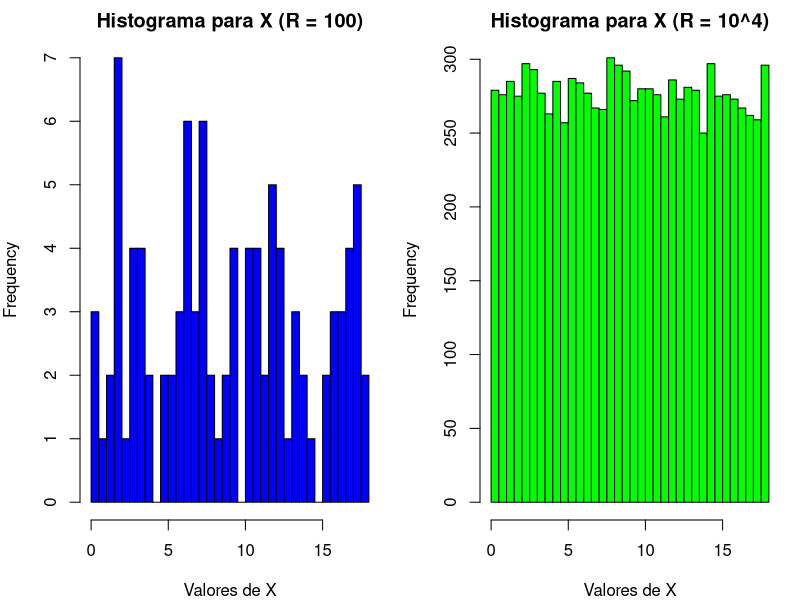
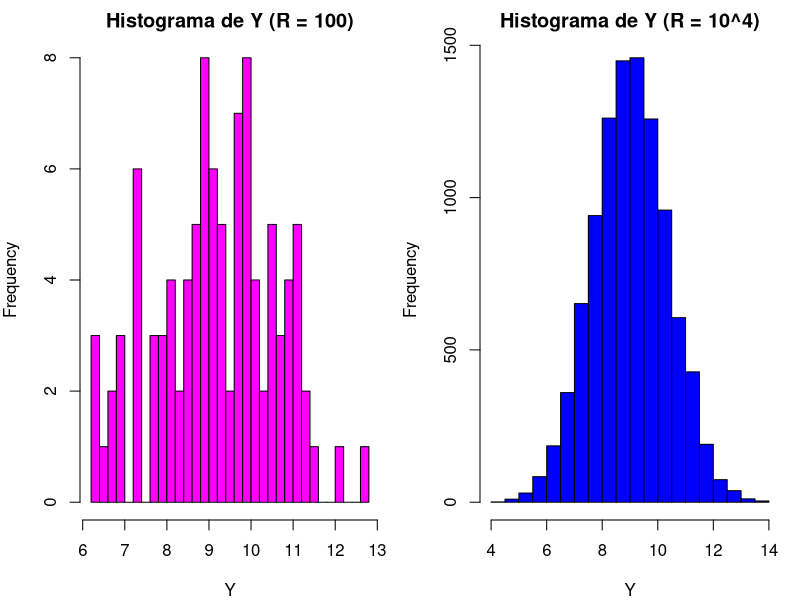
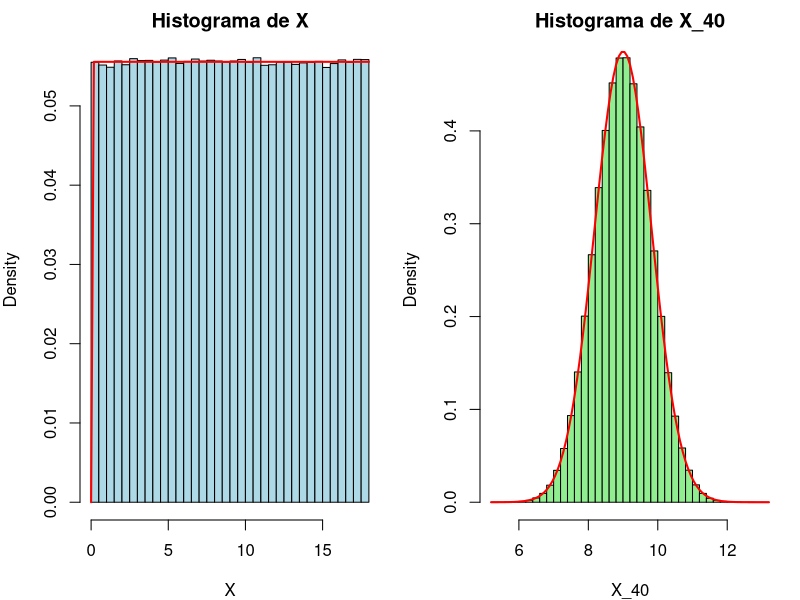
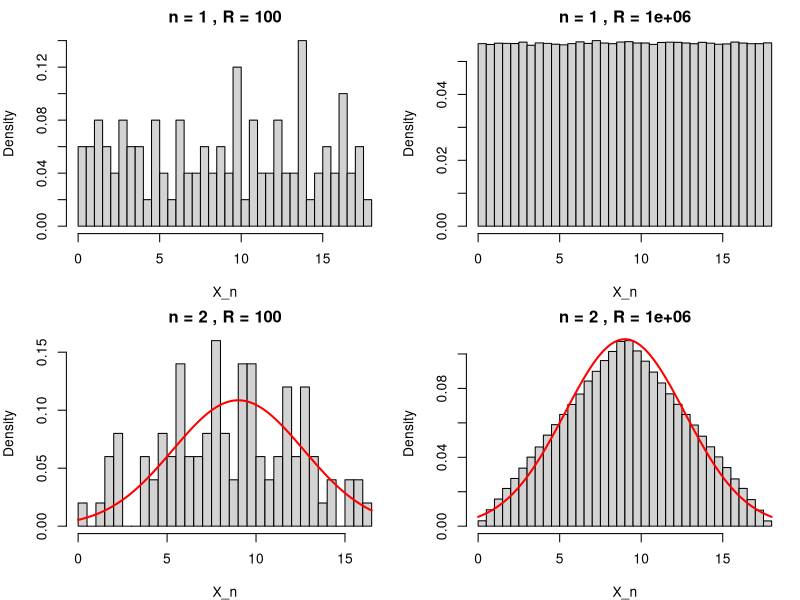
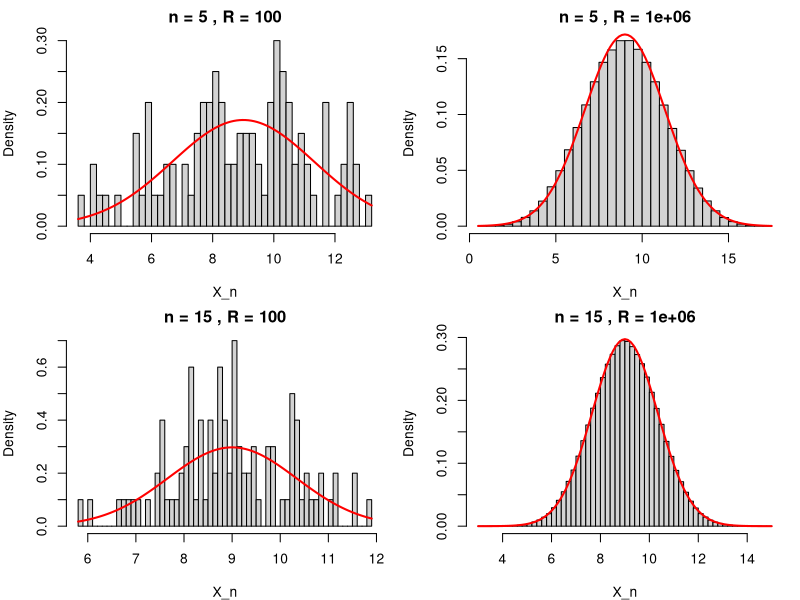

The R script that drew these images, in order:
## ---- chunk 1
set.seed(6803)

# 1.a Generar la función X_dist(R)
X_dist <- function(R) {
  runif(R, min = 0, max = 18)
}
## ---- chunk 2
R_values <- c(2, 30, 100, 10^4)
resultados <- data.frame(R = integer(), Media = numeric(), Varianza = numeric())

for (R in R_values) {
  muestras <- X_dist(R)
  media_muestral <- mean(muestras)
  varianza_muestral <- var(muestras)
  resultados <- rbind(resultados, data.frame(R = R, Media = media_muestral, Varianza = varianza_muestral))
}

print(resultados)
## ---- chunk 3
a <- 0
b <- 18
E_X <- (a + b) / 2
V_X <- (b - a)^2 / 12

print(paste("Esperanza E(X):", E_X))
print(paste("Varianza V(X):", V_X))
## ---- chunk 4
par(mfrow = c(1, 2))  # Configurar la ventana gráfica para dos gráficos lado a lado
par(mar = c(4, 4, 2, 1))  # Ajustar los márgenes del gráfico

# Histograma para R = 100
hist(X_dist(100), breaks = 30, main = "Histograma para X (R = 100)", xlab = "Valores de X", col = "blue")

# Histograma para R = 10^4
hist(X_dist(10^4), breaks = 30, main = "Histograma para X (R = 10^4)", xlab = "Valores de X", col = "green")
## ---- chunk 5
Y_dist <- function(R) {
  realizaciones <- replicate(R, mean(runif(15, min = 0, max = 18)))
  return(realizaciones)
}
## ---- chunk 6
resultados_Y <- data.frame(R = integer(), Media = numeric(), Varianza = numeric())

for (R in R_values) {
  muestras_Y <- Y_dist(R)
  media_muestral_Y <- mean(muestras_Y)
  varianza_muestral_Y <- var(muestras_Y)
  resultados_Y <- rbind(resultados_Y, data.frame(R = R, Media = media_muestral_Y, Varianza = varianza_muestral_Y))
}

print(resultados_Y)
## ---- chunk 7
E_Y <- E_X  # E(Y) = E(X)
V_Y <- V_X / 15  # V(Y) = V(X) / 15

print(paste("Esperanza E(Y):", E_Y))
print(paste("Varianza V(Y):", V_Y))
## ---- chunk 8
par(mfrow = c(1, 2))  # Configurar la ventana gráfica para dos gráficos lado a lado
par(mar = c(4, 4, 2, 1))  # Ajustar los márgenes del gráfico

# Histograma para R = 100
hist(Y_dist(100), breaks = 30, main = "Histograma de Y (R = 100)", xlab = "Y", col = "magenta")

# Histograma para R = 10^4
hist(Y_dist(10^4), breaks = 30, main = "Histograma de Y (R = 10^4)", xlab = "Y", col = "blue")
## ---- chunk 9
R <- 10^6
n <- 40

X <- runif(R, min = 0, max = 18)
X_40 <- replicate(R, mean(runif(n, min = 0, max = 18)))

par(mfrow = c(1, 2))
par(mar = c(4, 4, 2, 1))  # Ajustar los márgenes del gráfico

# Histograma para X
hist(X, breaks = 50, probability = TRUE, main = "Histograma de X", xlab = "X", col = "lightblue")
curve(dunif(x, min = 0, max = 18), col = "red", lwd = 2, add = TRUE)

# Histograma para X_40
hist(X_40, breaks = 50, probability = TRUE, main = "Histograma de X_40", xlab = "X_40", col = "lightgreen")
mu <- 9  # Esperanza de X
sigma <- sqrt((18 - 0)^2 / 12) / sqrt(n)  
curve(dnorm(x, mean = mu, sd = sigma), col = "red", lwd = 2, add = TRUE)
## ---- chunk 10
n_values <- c(1, 2, 5, 15)
R_values <- c(10^2, 10^6)

par(mfrow = c(2, 2))  # Reducir a 4 gráficos por página para dar más espacio a cada uno
par(mar = c(4, 4, 2, 1))  # Ajustar los márgenes del gráfico

for (n in n_values) {
  for (R in R_values) {
    X_n <- replicate(R

, mean(runif(n, min = 0, max = 18)))
    hist(X_n, breaks = 50, probability = TRUE,
         main = paste("n =", n, ", R =", R),
         xlab = "X_n", col = "lightgray")
    
    if (n > 1) {
      mu <- 9  # Esperanza de X
      sigma <- sqrt((18 - 0)^2 / 12) / sqrt(n)  
      curve(dnorm(x, mean = mu, sd = sigma), col = "red", lwd = 2, add = TRUE)
    }
  }
}
